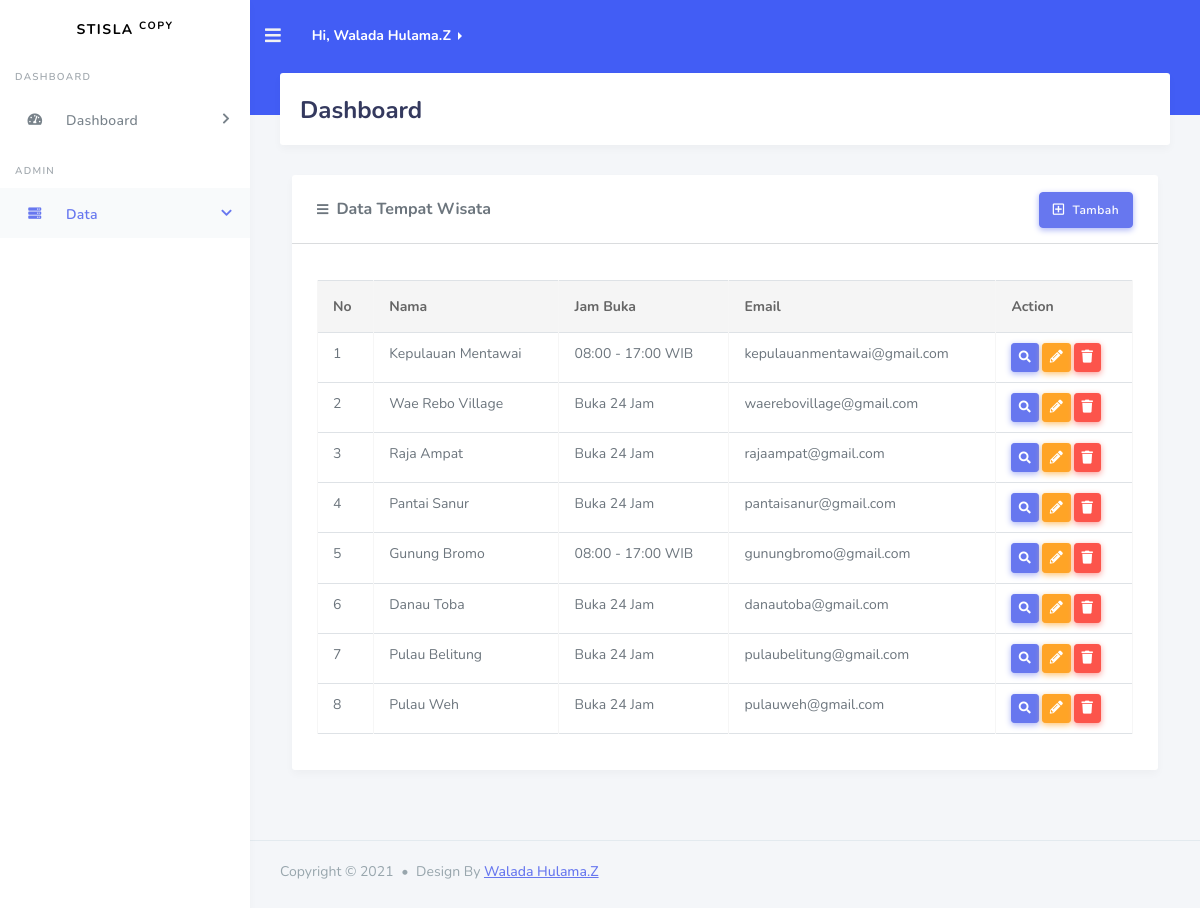
The app's page /admin/index.php with its own data.
### tables this page shows
CREATE TABLE `wisata` (
  `id` int(11) NOT NULL,
  `nama` varchar(225) NOT NULL,
  `alamat` longtext NOT NULL,
  `email` varchar(225) NOT NULL,
  `jam_buka` varchar(225) NOT NULL,
  `img` varchar(225) NOT NULL,
  `deskripsi` longtext NOT NULL
);

### koneksi.php (called while the page is built)
<?php
$server = "localhost";
$user = "root";
$password = "";
$database  = "db_ujipraktek";
$conn = mysqli_connect($server, $user, $password, $database);
function query($query)
{
    global $conn;
    $result = mysqli_query($conn, $query);
    $data = [];
    while ($isi = mysqli_fetch_assoc($result)) {
        $data[] = $isi;
    }
    return $data;
}
?>

### admin/index.php (the view, shortened to what this page needs)
<?php
require '../koneksi.php';
$wisata  = query("SELECT * FROM wisata ORDER BY id DESC");
?>
<!DOCTYPE html>
<html lang="en">
<head>
  <link href="https://cdn.jsdelivr.net/npm/bootstrap@5.0.0-beta3/dist/css/bootstrap.min.css" rel="stylesheet">
  <link rel="stylesheet" href="https://use.fontawesome.com/releases/v5.7.2/css/all.css">
  <link href="https://cdn.jsdelivr.net/npm/bootstrap@5.0.0-beta2/dist/css/bootstrap.min.css" rel="stylesheet">
  <link rel="stylesheet" href="../template/summernote/dist/summernote-bs4.css">
  <link rel="stylesheet" href="../template/css/style.css">
  <link rel="stylesheet" href="../template/css/components.css">
</head>
<body>
  <div id="app">
    <div class="main-wrapper">
      <div class="navbar-bg"></div>
      <nav class="navbar navbar-expand-lg main-navbar">
        <form class="form-inline">
          <ul class="navbar-nav me-3">
            <li><a href="#" data-toggle="sidebar" class="nav-link nav-link-lg"><i class="fas fa-bars"></i></a></li>
          </ul>
        </form>
        <div class="dropdown dropend">
          <a style="text-decoration: none; font-size: 14px;" class=" fw-bold dropdown-toggle text-white" type="button" id="dropdownMenu2" data-bs-toggle="dropdown" aria-expanded="false">
            Hi, Walada Hulama.Z
          </a>
        </div>
      </nav>
      <div class="main-sidebar">
        <aside id="sidebar-wrapper">
          <div class="sidebar-brand">
            <a href="index.html">Stisla <sup>Copy</sup></a>
          </div>
          <ul class="sidebar-menu">
              <li class="menu-header">Dashboard</li>
              <li class="nav-item dropdown ">
                <a href="#" class="nav-link has-dropdown"><i class="fas fa-tachometer-alt"></i><span>Dashboard</span></a>
              </li>
              <li class="menu-header">Admin</li>
              <li class="nav-item dropdown active">
                <a href="#" class="nav-link has-dropdown" data-toggle="dropdown"><i class="fas fa-server"></i><span>Data</span></a>
              </li>
        </aside>
      </div>
      <div class="main-content">
        <section class="section">
          <div class="section-header">
            <h1>Dashboard</h1>
          </div>
          <div class="container-fluid">
            <div class="card">
              <div class="card-body">
                <h6 class="card-title"><i class="fas fa-bars me-2 mt-2"></i>Data Tempat Wisata</h6>
                <a href="tambah.php" style="float: right; margin-top: -35px;" type="button" class="btn btn-primary"><i class="far fa-plus-square text-white me-2"></i>Tambah</a>
              </div><hr style="margin-top: -5px;">
              <div class="card-body">
                <div class="table-responsive">
                  <table class="table table-bordered table-md table-hover">
                    <thead>
                      <tr>
                        <th>No</th>
                        <th>Nama</th>
                        <th>Jam Buka</th>
                        <th>Email</th>
                        <th>Action</th>
                      </tr>
                    </thead>
                    <tbody>
                      <?php foreach ($wisata as $key => $wisata) { ?>
                      <tr>
                        <td><?= $key + 1 ?></td>
                          <td><?= $wisata['nama'] ?></td>
                          <td><?= $wisata['jam_buka'] ?></td>
                          <td><?= $wisata['email'] ?></td>
                          <td>
                              <a href="detail.php?id=<?= $wisata['id'] ?>" class=" btn-sm btn btn-primary btn-circle">
                                  <i class="fa fa-search" aria-hidden="true"></i>
                              </a>
                              <a href="edit.php?id=<?= $wisata['id'] ?>" class=" btn-sm btn btn-warning btn-circle">
                                  <i class="fas fa-pencil-alt"></i>
                              </a>
                              <a href='hapus.php?id=<?= $wisata['id']; ?>' class=" btn-sm btn btn-danger btn-circle"
                                onclick="javascript: return confirm('Anda yakin akan hapus data?')"><i class="fas fa-trash"></i></a>
                          </td>
                      </tr>
                      <?php } ?>
                    </tbody>
                  </table>
                </div>
              </div>
            </div>
          </div>
        </section>
      </div>
      <footer class="main-footer">
        <div class="footer-left">
          Copyright &copy; 2021 <div class="bullet"></div> Design By <a href="https://github.com/waladahlmzaqi">Walada Hulama.Z</a>
        </div>
      </footer>
    </div>
  </div>
</body>
</html>

### records on screen
wisata: nama "Kepulauan Mentawai", jam_buka "08:00 - 17:00 WIB", email "kepulauanmentawai@gmail.com"
wisata: nama "Wae Rebo Village", jam_buka "Buka 24 Jam", email "waerebovillage@gmail.com"
wisata: nama "Raja Ampat", jam_buka "Buka 24 Jam", email "rajaampat@gmail.com"
wisata: nama "Pantai Sanur", jam_buka "Buka 24 Jam", email "pantaisanur@gmail.com"
wisata: nama "Gunung Bromo", jam_buka "08:00 - 17:00 WIB", email "gunungbromo@gmail.com"
wisata: nama "Danau Toba", jam_buka "Buka 24 Jam", email "danautoba@gmail.com"
wisata: nama "Pulau Belitung", jam_buka "Buka 24 Jam", email "pulaubelitung@gmail.com"
wisata: nama "Pulau Weh", jam_buka "Buka 24 Jam", email "pulauweh@gmail.com"
